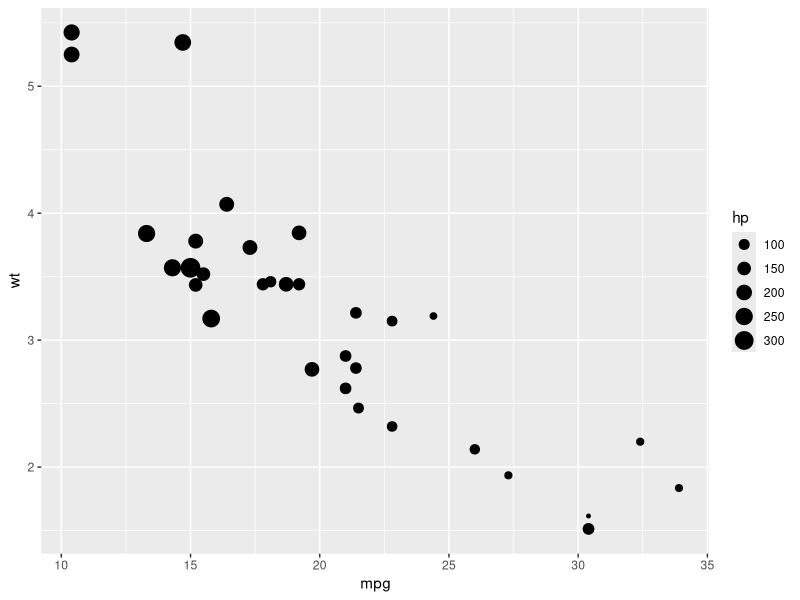

Reproduce this figure in R.
## ---- chunk 1
knitr::opts_chunk$set(cache=TRUE, echo=TRUE, fig.asp=0.68)
library(tidyverse)
## ---- chunk 2
ggplot(mtcars) +
  geom_point(aes(x=mpg, y=wt, size=hp))
